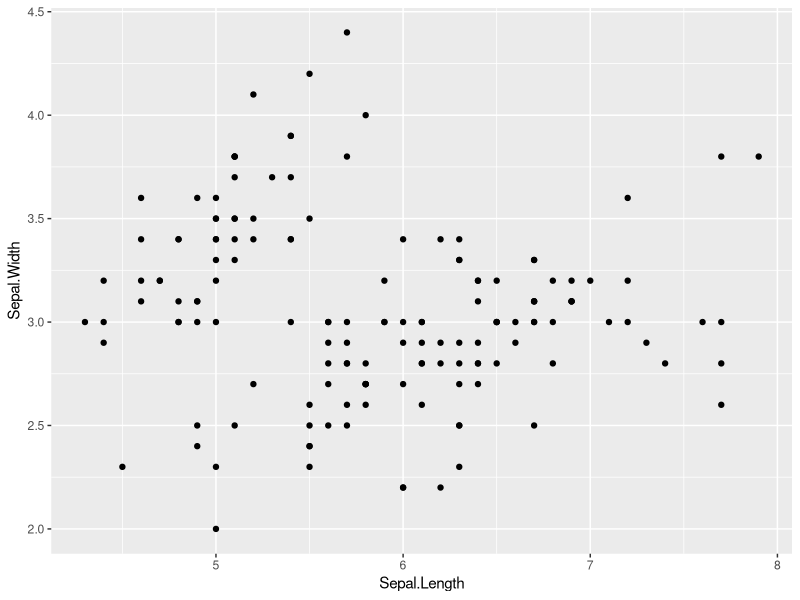
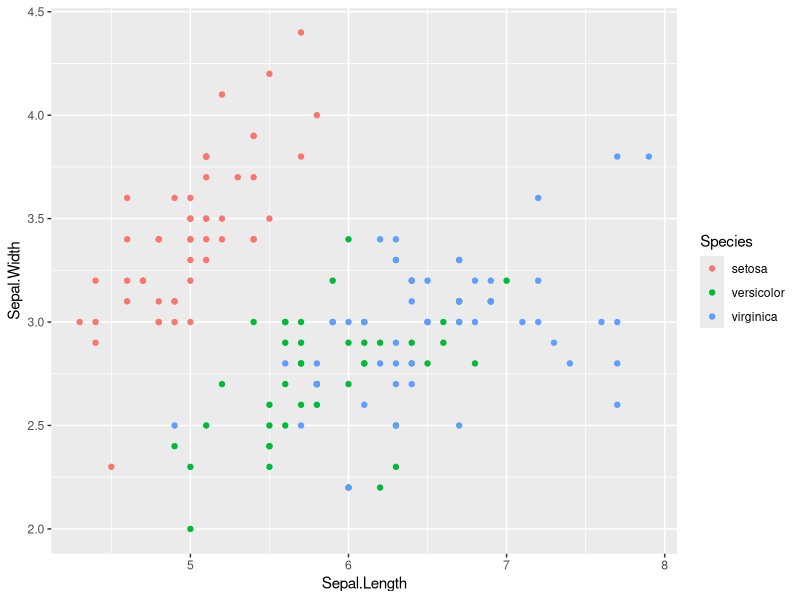
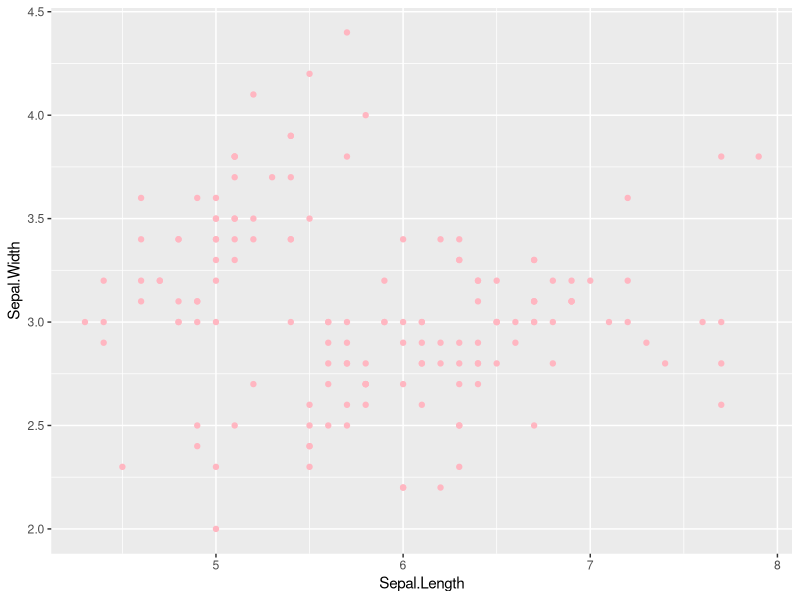
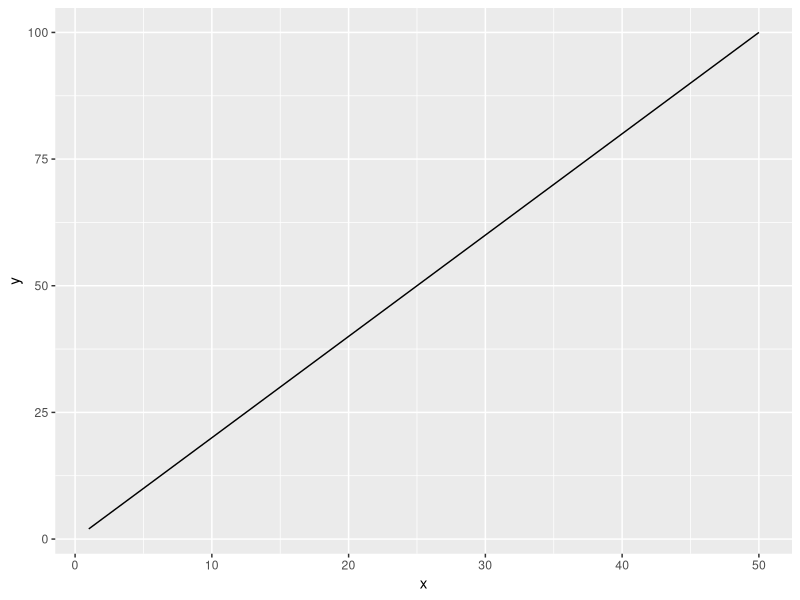
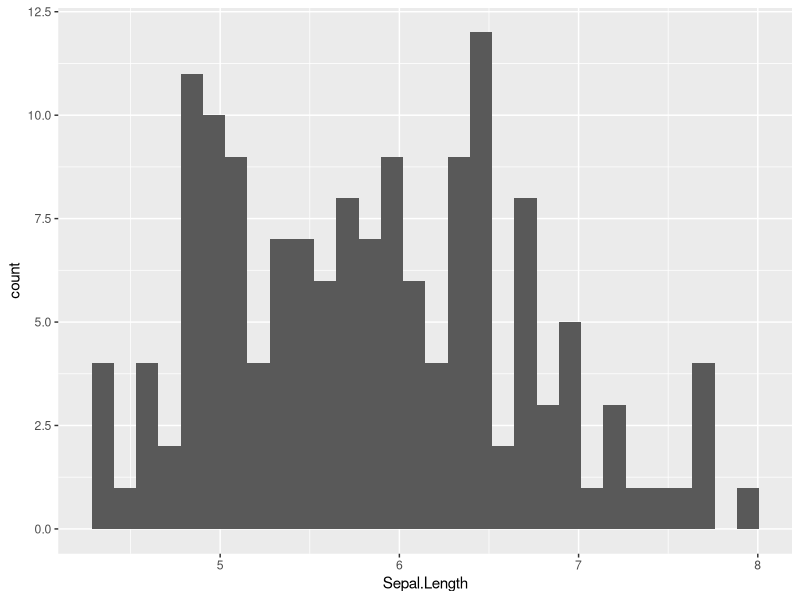
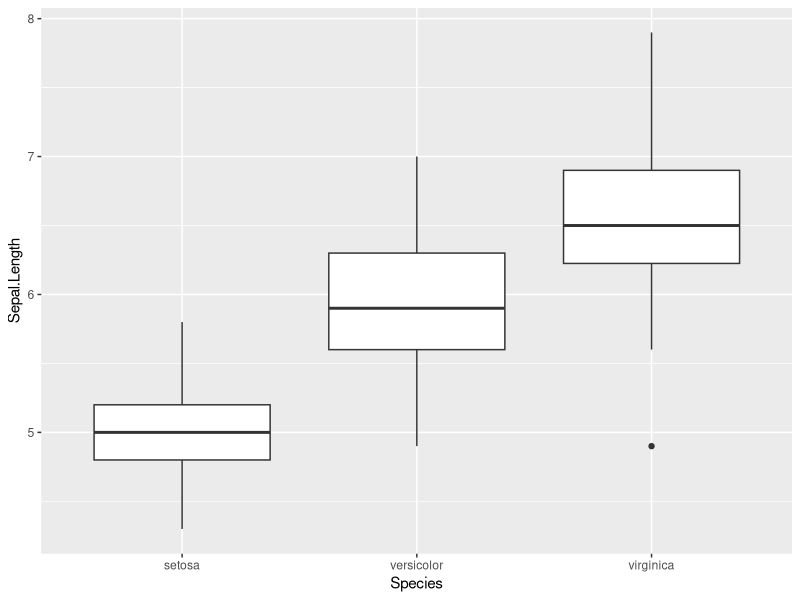
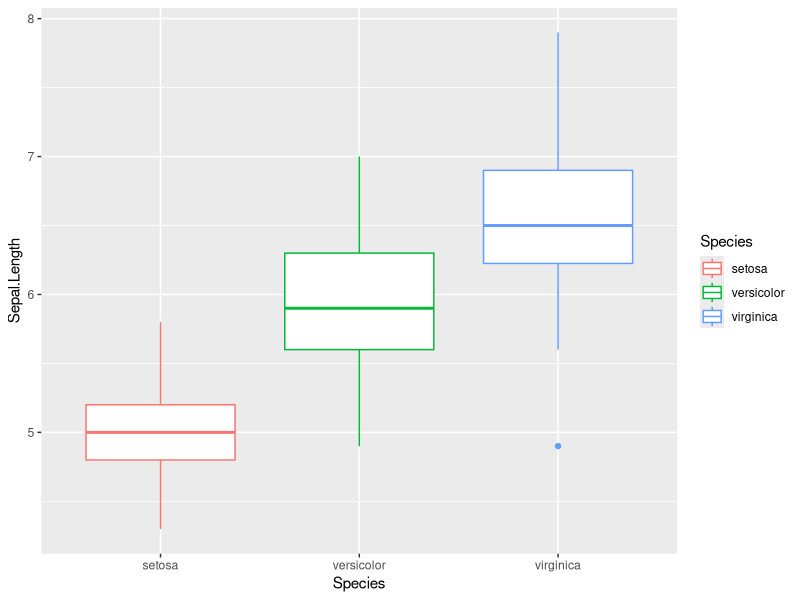
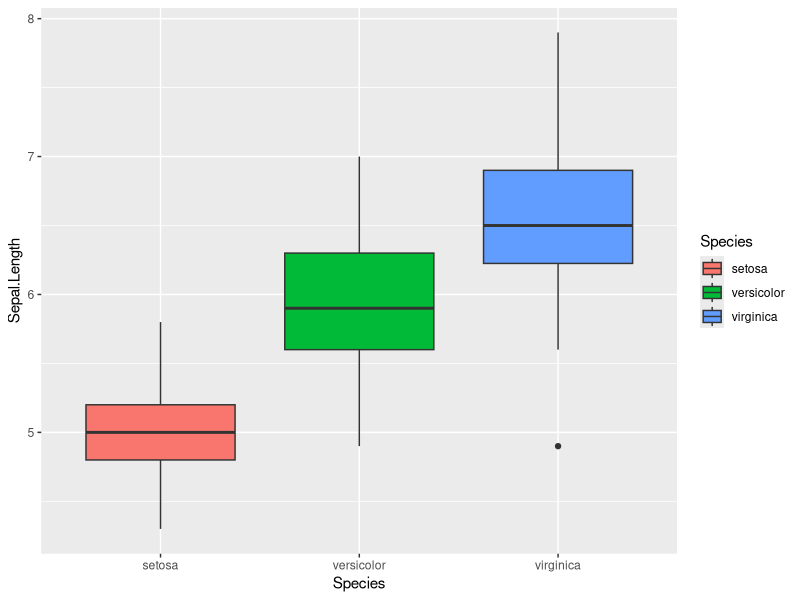

Here is the R script that generated these plots, in order:
library(tidyverse)
iris


# point figure ------------------------------------------------------------
## shortcut for pipe Shift+ M for pipe

iris %>% 
  ggplot(
    aes(x = Sepal.Length,
             y = Sepal.Width))+
  geom_point()

 ## aes(..., color, Collumname to color data)
iris %>% 
  ggplot(
    aes(x = Sepal.Length,
       y = Sepal.Width,
       color = Species)
  ) + 
  geom_point ()


iris %>% 
  ggplot(
    aes( x= Sepal.Length,
         y = Sepal.Width)
  ) +
  geom_point( color =" light pink")
    

# line figure ----------------------------------------------------------
df_x <- tibble( x = 1:50,
                y = 2 * x)

df_x <- tibble(x = 1:50,
               y = 2 * x)
df_x %>% 
  ggplot(
    aes(x = x,
        y = y)
  ) +
  geom_line()


# histogram ---------------------------------------------------------------


iris %>% 
  ggplot(
    aes(x = Sepal.Length)
  ) + 
  geom_histogram ()


# boxplot -----------------------------------------------------------------

iris %>% 
  ggplot(
    aes( x = Species,
         y = Sepal.Length)
  ) +
  geom_boxplot()

## change color
iris %>% 
  ggplot(
    aes( x = Species,
         y = Sepal.Length,
         color = Species)
  ) +
  geom_boxplot ()
  
##change inside box
iris %>% 
  ggplot(
    aes( x = Species,
         y = Sepal.Length,
         fill = Species)
  ) +
  geom_boxplot()



# exercise ----------------------------------------------------------------

#Q1 using "iris" data, identify the longest Sepal.Length uusing arrange() function 

iris %>% 
  arrange(desc(Sepal.Length))

#Q2 Using iris data, filter individuals with Sepal width greater than 3.0
# - use filter
iris %>% 
  filter(Sepal.Width > 3.0)        

#Q3 using iris data, select the column "petal.Length" and "Petal.Width",
# and arrange the order of rows by "Petal.Length" (desxending)
#Assign the result to object "df_petal"

df_petal <- iris %>% 
  select(Petal.Length, Petal.Width) %>% 
  arrange (desc(Petal.Length))
df_petal

#Q4 Calculate mean Sepal.Width by Species: assign the result to "df_mean"
# - Hint group_by () and summarize ()
df_mean <- iris %>% 
  group_by(Species) %>% 
  summarize (mean = mean(Sepal.Width))
df_mean

#Q5 Create a point figure of Petal.Width (y - axis ) and Sepal.Width ( x- axis)
# with color distinguishing spcies 

iris %>% 
  ggplot(aes(x = Sepal.Width,
             y = Petal.Width,
             color = Species)) +
  geom_point()
